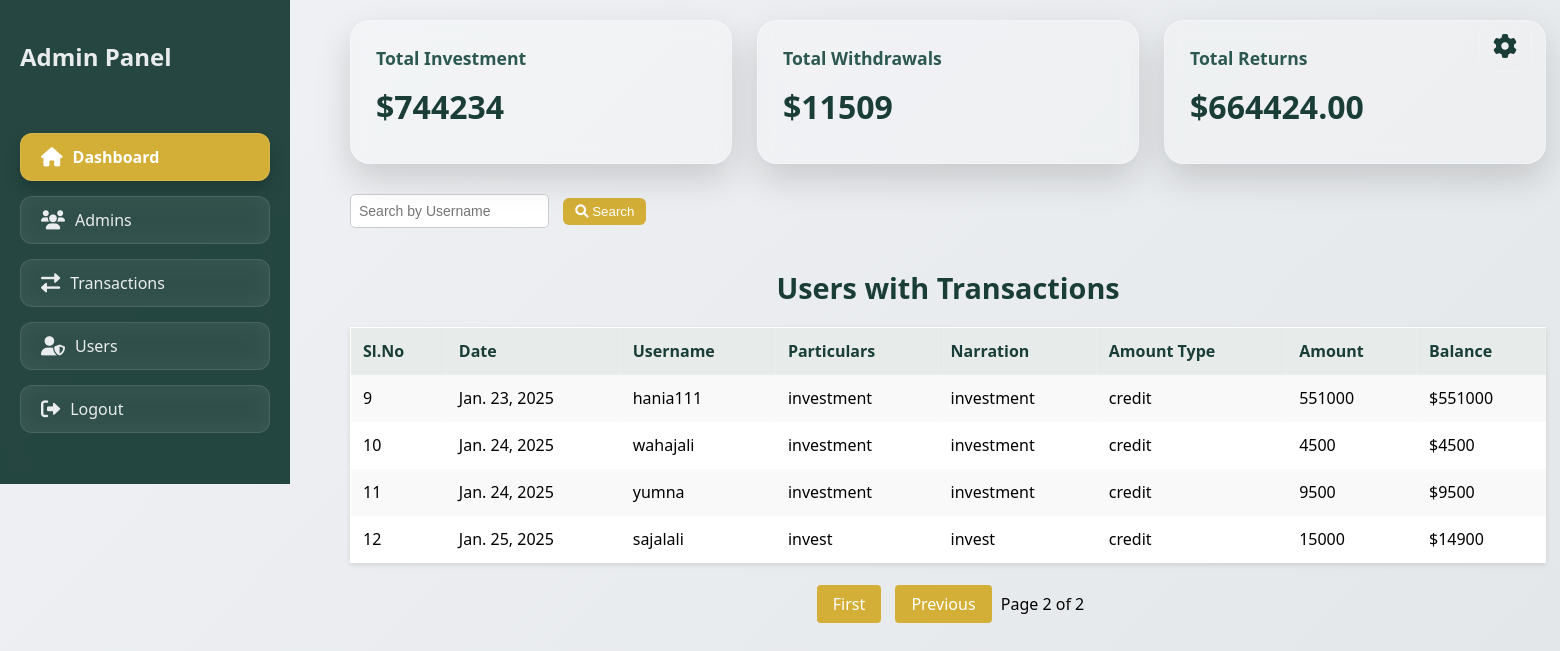
The page /investapp/transactions/?page=2 (signed in) on the database as committed earlier.
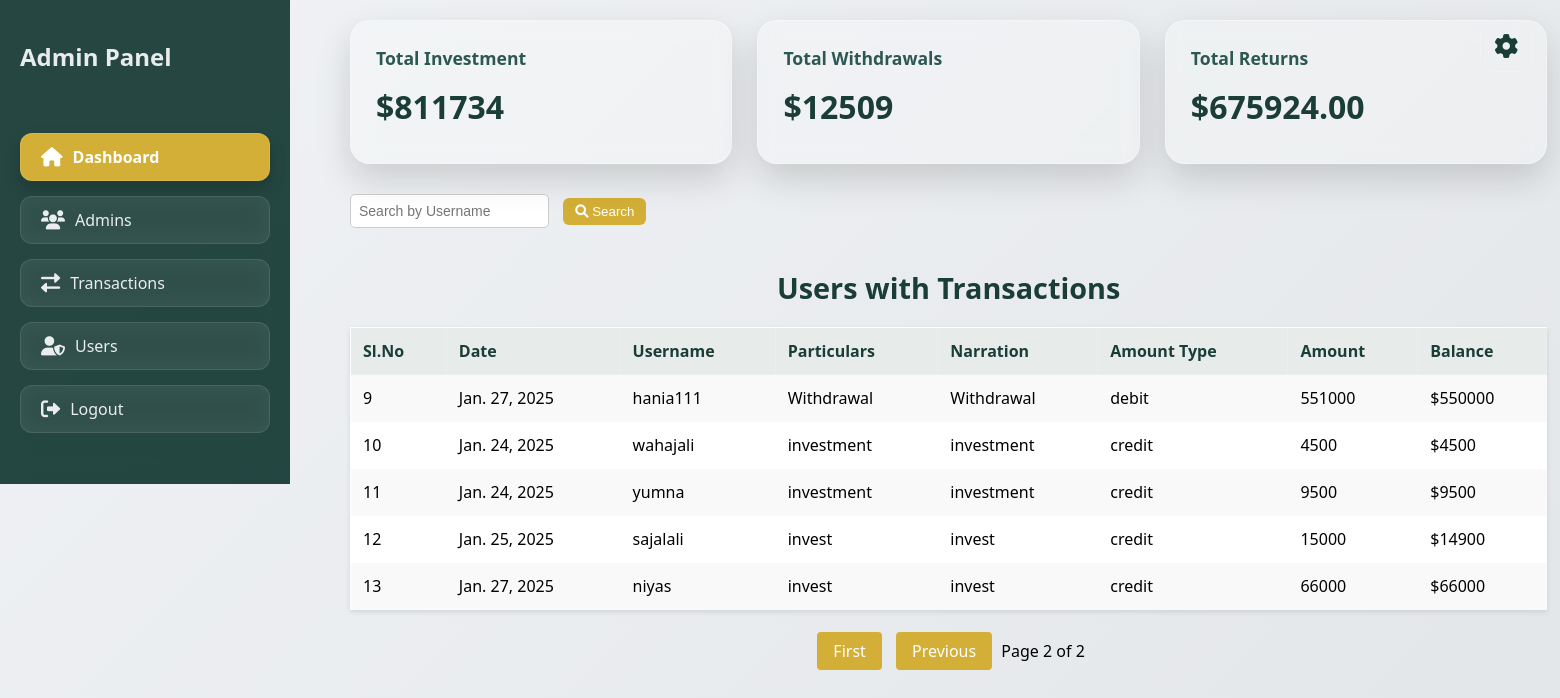
The same page on the database as committed later.
### investapp/models.py (models this page shows, shortened)
class Transaction(models.Model):
    DEBIT_CREDIT_CHOICES = [
        ('debit', 'Debit'),
        ('credit', 'Credit'),
    ]
    STATUS_CHOICES = [
        ('pending', 'Pending'),
        ('approved', 'Approved'),
        ('rejected', 'Rejected'),
    ]
    user = models.ForeignKey(settings.AUTH_USER_MODEL, on_delete=models.CASCADE, related_name='transactions')
    date = models.DateField(auto_now_add=True)
    particulars = models.CharField(max_length=255)
    narration = models.TextField()
    amount_type = models.CharField(max_length=6, choices=DEBIT_CREDIT_CHOICES)
    amount = models.DecimalField(max_digits=10, decimal_places=2)
    transaction_receipt = models.ImageField(upload_to='transaction_receipts/', blank=True, null=True)
    status = models.CharField(max_length=10, choices=STATUS_CHOICES, default='pending')  # New field for approval status

class CustomUser(AbstractUser):
    phone_number = models.CharField(max_length=15)
    address = models.TextField()
    is_approved = models.BooleanField(default=False)  # Only approved users can log in

### investapp/views.py (the view)
# urls.py: path('transactions/', views.transaction_list, name='transaction_list'),
@user_passes_test(admin_required, login_url='login')
@never_cache
def transaction_list(request):
    if not request.user.is_authenticated:
        return redirect('home')
    search_query = request.GET.get('search', '')
    users_with_transactions = CustomUser.objects.filter(
        transactions__status='approved'
    ).distinct()
    if search_query:
        users_with_transactions = users_with_transactions.filter(username__icontains=search_query)
    total_return_amount = 0
    user_balances = []
    for user in users_with_transactions:
        transactions = Transaction.objects.filter(user=user, status='approved')
        total_credit = transactions.filter(amount_type='credit').aggregate(Sum('amount'))['amount__sum'] or 0
        total_debit = transactions.filter(amount_type='debit').aggregate(Sum('amount'))['amount__sum'] or 0
        first_transaction = transactions.filter(amount_type='credit').order_by('id').first()
        initial_value = first_transaction.amount if first_transaction else 0
        current_value = total_credit - total_debit
        return_amount = current_value - initial_value if initial_value > 0 else 0
        total_return_amount += return_amount  # Accumulate total return amount for all users
        latest_transaction = transactions.order_by('-date').first()
        user_balances.append({
            'username': user.username,
            'balance': current_value,
            'date': latest_transaction.date if latest_transaction else None,
            'particulars': latest_transaction.particulars if latest_transaction else "N/A",
            'narration': latest_transaction.narration if latest_transaction else "N/A",
            'amount_type': latest_transaction.amount_type if latest_transaction else "N/A",
            'amount': total_credit,  # Total credited amount
            'return_amount': return_amount,  # Return amount for this user
        })
    paginator = Paginator(user_balances, 8)  # Show 8 users per page
    page_number = request.GET.get('page')
    page_obj = paginator.get_page(page_number)
    start_index = paginator.per_page * (page_obj.number - 1)
    approved_transactions = Transaction.objects.filter(status='approved')
    credit_total = approved_transactions.filter(amount_type='credit').aggregate(Sum('amount'))['amount__sum'] or 0
    total_withdrawal = approved_transactions.filter(amount_type='debit').aggregate(Sum('amount'))['amount__sum'] or 0
    return render(request, 'transaction_list.html', {
        'user_balances': page_obj,
        'credit_total': credit_total,
        'total_withdrawal': total_withdrawal,
        'total_return_amount': total_return_amount,  # Total return amount of all users
        'search_query': search_query,
        'start_index': start_index,  # Pass the starting index
    })

### investapp/views.py (called while the page is built)
def admin_required(user):
    return user.is_authenticated and user.is_staff

### investapp/templates/transaction_list.html (shortened to what this page needs)
<!DOCTYPE html>
<html lang="en">
<head>
    <link href="https://cdnjs.cloudflare.com/ajax/libs/font-awesome/6.0.0/css/all.min.css" rel="stylesheet">
</head>
<body>
    <div class="main-container">
<div class="sidebar" id="sidebar">
    <h2>Admin Panel</h2>
    <ul class="sidebar-menu">
        <li>
            <a href="{% url 'transaction_list' %}" class="sidebar-link">
                <i class="fas fa-home"></i> Dashboard
            </a>
        </li>
        <li>
            <a href="{% url 'admin-user-list' %}" class="sidebar-link">
                <i class="fas fa-users"></i> Admins
            </a>
        </li>
        <li>
            <a href="{% url 'pending_transactions' %}" class="sidebar-link">
                <i class="fas fa-exchange-alt"></i> Transactions
            </a>
        </li>
        <li>
            <a href="{% url 'admin_user_home' %}" class="sidebar-link">
                <i class="fas fa-user-shield"></i> Users
            </a>
        </li>
        <li>
            <a href="{% url 'logout' %}" class="sidebar-link">
                <i class="fas fa-sign-out-alt"></i> Logout
            </a>
        </li>
    </ul>
</div>
        <div class="content" id="content">
            <div class="cards-grid">
                <div class="card">
                    <div class="card-title">Total Investment</div>
                    <div class="card-value">${{ credit_total }}</div>
                </div>
                <div class="card">
                    <div class="card-title">Total Withdrawals</div>
                    <div class="card-value">${{ total_withdrawal }}</div>
                </div>
                <div class="card">
                    <div class="card-title">Total Returns</div>
                    <div class="card-value">${{ total_return_amount }}</div>
                </div>
            </div>
            <form method="get" action="{% url 'transaction_list' %}">
                <input type="text" name="search" value="{{ search_query }}" placeholder="Search by Username" class="search-bar">
                <button type="submit" class="btn btn-gold">
                    <i class="fas fa-search"></i> Search
                </button>
            </form>
         <div style="display: flex; justify-content: flex-end; margin-bottom: 30px;">
<a href="{% url 'update_profile' %}">
    <i class="fas fa-cog settings-icon"></i>
</a>
        </div>
<h2 class="manage-users-header">Users with Transactions</h2>
<table>
    <tr>
        <th>Sl.No</th>
        <th>Date</th>
        <th>Username</th>
        <th>Particulars</th>
        <th>Narration</th>
        <th>Amount Type</th>
        <th>Amount</th>
        <th>Balance</th>
    </tr>
    {% for user in user_balances %}
    <tr>
        <td>{{ forloop.counter|add:start_index  }}</td>
        <td>{{ user.date }}</td>
        <td>{{ user.username }}</td>
        <td>{{ user.particulars }}</td>
        <td>{{ user.narration }}</td>
        <td>{{ user.amount_type }}</td>
        <td>{{ user.amount }}</td>
        <td>${{ user.balance }}</td>
    </tr>
    {% endfor %}
</table>
<div class="pagination">
    {% if user_balances.has_previous %}
        <a href="?page=1{% if search_query %}&search={{ search_query }}{% endif %}">First</a>
        <a href="?page={{ user_balances.previous_page_number }}{% if search_query %}&search={{ search_query }}{% endif %}">Previous</a>
    {% endif %}
    <span>Page {{ user_balances.number }} of {{ user_balances.paginator.num_pages }}</span>
</div>
</body>
</html>

Rows that differ between the two databases and show on the page:
no longer on this page (row unchanged): Transaction: date "Jan. 23, 2025", particulars "investment", narration "investment", amount_type "credit"
added Transaction: date "Jan. 27, 2025", particulars "Withdrawal", narration "Withdrawal", amount_type "debit"
added Transaction: date "Jan. 27, 2025", particulars "invest", narration "invest", amount_type "credit"
added CustomUser: username "niyas"
Other text that changed with them:
{{ credit_total }}: "744234" → "811734"
{{ total_withdrawal }}: "11509" → "12509"
{{ total_return_amount }}: "664424.00" → "675924.00"
new list line: "9 551000 $ 550000"
new list line: "hania111"
new list line: "13 66000 $ 66000"
list line gone: "9 551000 $ 551000"
list line gone: "hania111"
